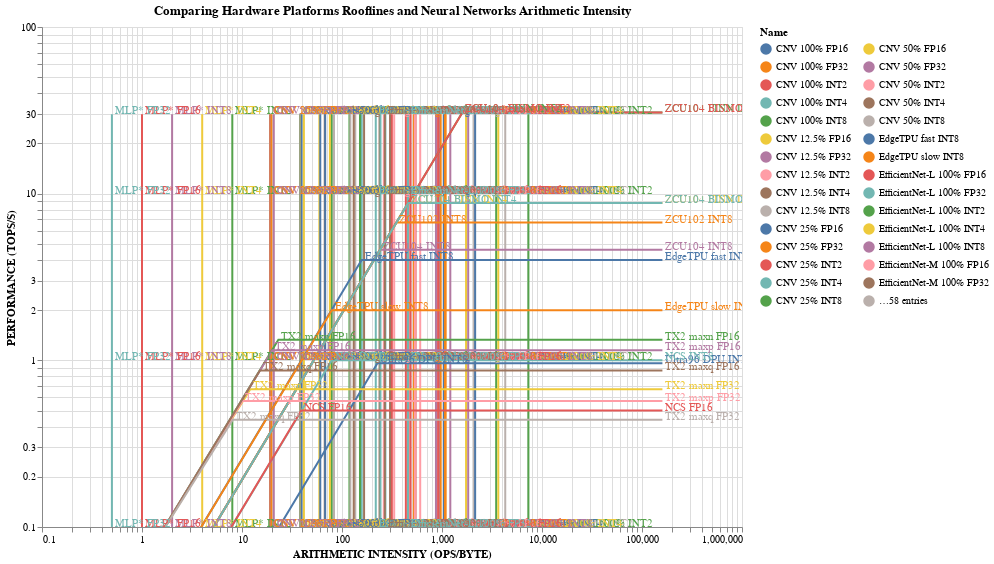

Notebook code cell kept with this figure:
### Markdown cell above
Combining application requirements with hardware platform characteristics can be leveraged for performance predictions using UCB’s roofline models. Using assumptions for where weights, activation tensors, and state of a neural network are stored, combined with the size of the datatypes used, allow us to derive the arithmetic intensity of a neural network during inference. Combined with the roofline for a given hardware platform, we can provide insight as to whether a neural network will be memory or compute bound and guidance for what is theoretically possible in regards to its throughput.

### Code cell
#hide_input
# Run the Rooflines script which processes the data and creates the chart
%run scripts/altair_plots.py
rooflines('imagenet|mnist|cifar')

### Figure 1 — Vega-Lite specification as saved in the notebook (floating-point values rounded to 4 significant figures; data arrays with more than 128 entries replaced by an {"elided": "..."} marker saying what was removed)
{"config": {"view": {"continuousWidth": 400, "continuousHeight": 300}}, "layer": [{"layer": [{"data": {"name": "data-2cc4cd3382f02abe6bd26f5e1c5988f9"}, "mark": {"type": "line", "clip": true}, "encoding": {"color": {"condition": {"type": "nominal", "field": "Name", "selection": "INT2"}, "value": "lightgray"}, "order": {"type": "quantitative", "field": "arith_intens"}, "x": {"type": "quantitative", "field": "arith_intens", "scale": {"domain": [0.1, 160000], "type": "log"}, "title": "ARITHMETIC INTENSITY (OPS/BYTE)"}, "y": {"type": "quantitative", "field": "performance", "scale": {"domain": [0.2, 40], "type": "log"}, "title": "PERFORMANCE (TOPS/S)"}}, "height": 500, "selection": {"INT2": {"type": "single", "fields": ["Hide"], "bind": {"input": "checkbox"}}}, "title": "Comparing Hardware Platforms Rooflines and Neural Networks Arithmetic Intensity", "width": 700}, {"data": {"name": "data-b586e7d76b707c0dd2e27212f4e3807a"}, "mark": {"type": "line", "clip": true}, "encoding": {"color": {"condition": {"type": "nominal", "field": "Name", "selection": "INT4"}, "value": "lightgray"}, "order": {"type": "quantitative", "field": "arith_intens"}, "x": {"type": "quantitative", "field": "arith_intens", "scale": {"domain": [0.1, 160000], "type": "log"}, "title": "ARITHMETIC INTENSITY (OPS/BYTE)"}, "y": {"type": "quantitative", "field": "performance", "scale": {"domain": [0.2, 40], "type": "log"}, "title": "PERFORMANCE (TOPS/S)"}}, "height": 500, "selection": {"INT4": {"type": "single", "fields": ["Hide"], "bind": {"input": "checkbox"}}}, "title": "Comparing Hardware Platforms Rooflines and Neural Networks Arithmetic Intensity", "width": 700}, {"data": {"name": "data-6887972a2442b866ac20686974a9226b"}, "mark": {"type": "line", "clip": true}, "encoding": {"color": {"condition": {"type": "nominal", "field": "Name", "selection": "INT8"}, "value": "lightgray"}, "order": {"type": "quantitative", "field": "arith_intens"}, "x": {"type": "quantitative", "field": "arith_intens", "scale": {"domain": [0.1, 160000], "type": "log"}, "title": "ARITHMETIC INTENSITY (OPS/BYTE)"}, "y": {"type": "quantitative", "field": "performance", "scale": {"domain": [0.2, 40], "type": "log"}, "title": "PERFORMANCE (TOPS/S)"}}, "height": 500, "selection": {"INT8": {"type": "single", "fields": ["Hide"], "bind": {"input": "checkbox"}}}, "title": "Comparing Hardware Platforms Rooflines and Neural Networks Arithmetic Intensity", "width": 700}, {"data": {"name": "data-443b558055de8f59ad7eb3fc52a03227"}, "mark": {"type": "line", "clip": true}, "encoding": {"color": {"condition": {"type": "nominal", "field": "Name", "selection": "FP16"}, "value": "lightgray"}, "order": {"type": "quantitative", "field": "arith_intens"}, "x": {"type": "quantitative", "field": "arith_intens", "scale": {"domain": [0.1, 160000], "type": "log"}, "title": "ARITHMETIC INTENSITY (OPS/BYTE)"}, "y": {"type": "quantitative", "field": "performance", "scale": {"domain": [0.2, 40], "type": "log"}, "title": "PERFORMANCE (TOPS/S)"}}, "height": 500, "selection": {"FP16": {"type": "single", "fields": ["Hide"], "bind": {"input": "checkbox"}}}, "title": "Comparing Hardware Platforms Rooflines and Neural Networks Arithmetic Intensity", "width": 700}, {"data": {"name": "data-418374172fbb8cf21bf0f98b22dda29b"}, "mark": {"type": "line", "clip": true}, "encoding": {"color": {"condition": {"type": "nominal", "field": "Name", "selection": "FP32"}, "value": "lightgray"}, "order": {"type": "quantitative", "field": "arith_intens"}, "x": {"type": "quantitative", "field": "arith_intens", "scale": {"domain": [0.1, 160000], "type": "log"}, "title": "ARITHMETIC INTENSITY (OPS/BYTE)"}, "y": {"type": "quantitative", "field": "performance", "scale": {"domain": [0.2, 40], "type": "log"}, "title": "PERFORMANCE (TOPS/S)"}}, "height": 500, "selection": {"FP32": {"type": "single", "fields": ["Hide"], "bind": {"input": "checkbox"}}}, "title": "Comparing Hardware Platforms Rooflines and Neural Networks Arithmetic Intensity", "width": 700}, {"data": {"name": "data-5552f4bc2ea0b8077236233d9362be7f"}, "mark": {"type": "line", "clip": true}, "encoding": {"color": {"condition": {"type": "nominal", "field": "Name", "selection": "FPGAs  Ultra96  DPU  ZCU  "}, "value": "lightgray"}, "order": {"type": "quantitative", "field": "arith_intens"}, "x": {"type": "quantitative", "field": "arith_intens", "scale": {"domain": [0.1, 160000], "type": "log"}, "title": "ARITHMETIC INTENSITY (OPS/BYTE)"}, "y": {"type": "quantitative", "field": "performance", "scale": {"domain": [0.2, 40], "type": "log"}, "title": "PERFORMANCE (TOPS/S)"}}, "height": 500, "selection": {"FPGAs  Ultra96  DPU  ZCU  ": {"type": "single", "fields": ["Hide"], "bind": {"input": "checkbox"}}}, "title": "Comparing Hardware Platforms Rooflines and Neural Networks Arithmetic Intensity", "width": 700}, {"data": {"name": "data-59f79b70ac26650ee16fb33e419a4cdd"}, "mark": {"type": "line", "clip": true}, "encoding": {"color": {"condition": {"type": "nominal", "field": "Name", "selection": "INVIDIA  TX2  maxn, maxp, maxq  "}, "value": "lightgray"}, "order": {"type": "quantitative", "field": "arith_intens"}, "x": {"type": "quantitative", "field": "arith_intens", "scale": {"domain": [0.1, 160000], "type": "log"}, "title": "ARITHMETIC INTENSITY (OPS/BYTE)"}, "y": {"type": "quantitative", "field": "performance", "scale": {"domain": [0.2, 40], "type": "log"}, "title": "PERFORMANCE (TOPS/S)"}}, "height": 500, "selection": {"INVIDIA  TX2  maxn, maxp, maxq  ": {"type": "single", "fields": ["Hide"], "bind": {"input": "checkbox"}}}, "title": "Comparing Hardware Platforms Rooflines and Neural Networks Arithmetic Intensity", "width": 700}, {"data": {"name": "data-92df3446d2c065332553eb9ffb7dae17"}, "mark": {"type": "line", "clip": true}, "encoding": {"color": {"condition": {"type": "nominal", "field": "Name", "selection": "GOOGLE  EdgeTPU, fast, slow  "}, "value": "lightgray"}, "order": {"type": "quantitative", "field": "arith_intens"}, "x": {"type": "quantitative", "field": "arith_intens", "scale": {"domain": [0.1, 160000], "type": "log"}, "title": "ARITHMETIC INTENSITY (OPS/BYTE)"}, "y": {"type": "quantitative", "field": "performance", "scale": {"domain": [0.2, 40], "type": "log"}, "title": "PERFORMANCE (TOPS/S)"}}, "height": 500, "selection": {"GOOGLE  EdgeTPU, fast, slow  ": {"type": "single", "fields": ["Hide"], "bind": {"input": "checkbox"}}}, "title": "Comparing Hardware Platforms Rooflines and Neural Networks Arithmetic Intensity", "width": 700}, {"data": {"name": "data-3745a47dbf1f6c5f2af65983be61a8e2"}, "mark": {"type": "line", "clip": true}, "encoding": {"color": {"condition": {"type": "nominal", "field": "Name", "selection": "INTEL  NCS  "}, "value": "lightgray"}, "order": {"type": "quantitative", "field": "arith_intens"}, "x": {"type": "quantitative", "field": "arith_intens", "scale": {"domain": [0.1, 160000], "type": "log"}, "title": "ARITHMETIC INTENSITY (OPS/BYTE)"}, "y": {"type": "quantitative", "field": "performance", "scale": {"domain": [0.2, 40], "type": "log"}, "title": "PERFORMANCE (TOPS/S)"}}, "height": 500, "selection": {"INTEL  NCS  ": {"type": "single", "fields": ["Hide"], "bind": {"input": "checkbox"}}}, "title": "Comparing Hardware Platforms Rooflines and Neural Networks Arithmetic Intensity", "width": 700}]}, {"mark": {"type": "point", "clip": true}, "encoding": {"opacity": {"value": 0}, "x": {"type": "quantitative", "field": "arith_intens"}, "y": {"type": "quantitative", "field": "performance"}}, "selection": {"selector004": {"type": "single", "nearest": true, "on": "mouseover", "fields": ["arith_intens"]}}}, {"mark": {"type": "text", "align": "left", "clip": true, "dx": 3, "dy": -3}, "encoding": {"color": {"type": "nominal", "field": "Name", "legend": {"columns": 2}}, "text": {"condition": {"type": "nominal", "field": "Name", "selection": "selector004"}, "value": " "}, "x": {"type": "quantitative", "field": "arith_intens"}, "y": {"type": "quantitative", "field": "performance"}}, "selection": {"selector003": {"type": "interval", "bind": "scales", "encodings": ["x", "y"]}}}], "data": {"name": "data-7ee4fbe0a171add3b146cf18f694449f"}, "height": 500, "width": 700, "$schema": "https://vega.github.io/schema/vega-lite/v4.8.1.json", "datasets": {"data-7ee4fbe0a171add3b146cf18f694449f": {"elided": "331 records"}, "data-2cc4cd3382f02abe6bd26f5e1c5988f9": [{"Name": "GoogLeNetv1 100% INT2", "arith_intens": "2093.97", "performance": 30.0}, {"Name": "MobileNetv1 100% INT2", "arith_intens": "1075.47", "performance": 30.0}, {"Name": "ResNet-50 100% INT2", "arith_intens": "1210.84", "performance": 30.0}, {"Name": "ResNet-50 80% INT2", "arith_intens": "1086.59", "performance": 30.0}, {"Name": "ResNet-50 50% INT2", "arith_intens": "949.85", "performance": 30.0}, {"Name": "ResNet-50 30% INT2", "arith_intens": "970.16", "performance": 30.0}, {"Name": "EfficientNet-S 100% INT2", "arith_intens": "3481.48", "performance": 30.0}, {"Name": "EfficientNet-M 100% INT2", "arith_intens": "4289.86", "performance": 30.0}, {"Name": "EfficientNet-L 100% INT2", "arith_intens": "7313.21", "performance": 30.0}, {"Name": "CNV 100% INT2", "arith_intens": "304.95", "performance": 30.0}, {"Name": "CNV 50% INT2", "arith_intens": "308.32", "performance": 30.0}, {"Name": "CNV 25% INT2", "arith_intens": "315.01", "performance": 30.0}, {"Name": "CNV 12.5% INT2", "arith_intens": "332.61", "performance": 30.0}, {"Name": "MLP* INT2", "arith_intens": "8", "performance": 30.0}, {"Name": "GoogLeNetv1 100% INT2", "arith_intens": "2093.97", "performance": 1.0}, {"Name": "MobileNetv1 100% INT2", "arith_intens": "1075.47", "performance": 1.0}, {"Name": "ResNet-50 100% INT2", "arith_intens": "1210.84", "performance": 1.0}, {"Name": "ResNet-50 80% INT2", "arith_intens": "1086.59", "performance": 1.0}, {"Name": "ResNet-50 50% INT2", "arith_intens": "949.85", "performance": 1.0}, {"Name": "ResNet-50 30% INT2", "arith_intens": "970.16", "performance": 1.0}, {"Name": "EfficientNet-S 100% INT2", "arith_intens": "3481.48", "performance": 1.0}, {"Name": "EfficientNet-M 100% INT2", "arith_intens": "4289.86", "performance": 1.0}, {"Name": "EfficientNet-L 100% INT2", "arith_intens": "7313.21", "performance": 1.0}, {"Name": "CNV 100% INT2", "arith_intens": "304.95", "performance": 1.0}, {"Name": "CNV 50% INT2", "arith_intens": "308.32", "performance": 1.0}, {"Name": "CNV 25% INT2", "arith_intens": "315.01", "performance": 1.0}, {"Name": "CNV 12.5% INT2", "arith_intens": "332.61", "performance": 1.0}, {"Name": "MLP* INT2", "arith_intens": "8", "performance": 1.0}, {"Name": "GoogLeNetv1 100% INT2", "arith_intens": "2093.97", "performance": 10.0}, {"Name": "MobileNetv1 100% INT2", "arith_intens": "1075.47", "performance": 10.0}, {"Name": "ResNet-50 100% INT2", "arith_intens": "1210.84", "performance": 10.0}, {"Name": "ResNet-50 80% INT2", "arith_intens": "1086.59", "performance": 10.0}, {"Name": "ResNet-50 50% INT2", "arith_intens": "949.85", "performance": 10.0}, {"Name": "ResNet-50 30% INT2", "arith_intens": "970.16", "performance": 10.0}, {"Name": "EfficientNet-S 100% INT2", "arith_intens": "3481.48", "performance": 10.0}, {"Name": "EfficientNet-M 100% INT2", "arith_intens": "4289.86", "performance": 10.0}, {"Name": "EfficientNet-L 100% INT2", "arith_intens": "7313.21", "performance": 10.0}, {"Name": "CNV 100% INT2", "arith_intens": "304.95", "performance": 10.0}, {"Name": "CNV 50% INT2", "arith_intens": "308.32", "performance": 10.0}, {"Name": "CNV 25% INT2", "arith_intens": "315.01", "performance": 10.0}, {"Name": "CNV 12.5% INT2", "arith_intens": "332.61", "performance": 10.0}, {"Name": "MLP* INT2", "arith_intens": "8", "performance": 10.0}, {"Name": "GoogLeNetv1 100% INT2", "arith_intens": "2093.97", "performance": 0.1}, {"Name": "MobileNetv1 100% INT2", "arith_intens": "1075.47", "performance": 0.1}, {"Name": "ResNet-50 100% INT2", "arith_intens": "1210.84", "performance": 0.1}, {"Name": "ResNet-50 80% INT2", "arith_intens": "1086.59", "performance": 0.1}, {"Name": "ResNet-50 50% INT2", "arith_intens": "949.85", "performance": 0.1}, {"Name": "ResNet-50 30% INT2", "arith_intens": "970.16", "performance": 0.1}, {"Name": "EfficientNet-S 100% INT2", "arith_intens": "3481.48", "performance": 0.1}, {"Name": "EfficientNet-M 100% INT2", "arith_intens": "4289.86", "performance": 0.1}, {"Name": "EfficientNet-L 100% INT2", "arith_intens": "7313.21", "performance": 0.1}, {"Name": "CNV 100% INT2", "arith_intens": "304.95", "performance": 0.1}, {"Name": "CNV 50% INT2", "arith_intens": "308.32", "performance": 0.1}, {"Name": "CNV 25% INT2", "arith_intens": "315.01", "performance": 0.1}, {"Name": "CNV 12.5% INT2", "arith_intens": "332.61", "performance": 0.1}, {"Name": "MLP* INT2", "arith_intens": "8", "performance": 0.1}], "data-b586e7d76b707c0dd2e27212f4e3807a": [{"Name": "GoogLeNetv1 100% INT4", "arith_intens": "1046.99", "performance": 30.0}, {"Name": "MobileNetv1 100% INT4", "arith_intens": "537.74", "performance": 30.0}, {"Name": "ResNet-50 100% INT4", "arith_intens": "605.42", "performance": 30.0}, {"Name": "ResNet-50 80% INT4", "arith_intens": "543.3", "performance": 30.0}, {"Name": "ResNet-50 50% INT4", "arith_intens": "474.93", "performance": 30.0}, {"Name": "ResNet-50 30% INT4", "arith_intens": "485.08", "performance": 30.0}, {"Name": "EfficientNet-S 100% INT4", "arith_intens": "1740.74", "performance": 30.0}, {"Name": "EfficientNet-M 100% INT4", "arith_intens": "2144.93", "performance": 30.0}, {"Name": "EfficientNet-L 100% INT4", "arith_intens": "3656.6", "performance": 30.0}, {"Name": "CNV 100% INT4", "arith_intens": "152.48", "performance": 30.0}, {"Name": "CNV 50% INT4", "arith_intens": "154.16", "performance": 30.0}, {"Name": "CNV 25% INT4", "arith_intens": "157.51", "performance": 30.0}, {"Name": "CNV 12.5% INT4", "arith_intens": "166.3", "performance": 30.0}, {"Name": "MLP* INT4", "arith_intens": "4", "performance": 30.0}, {"Name": "GoogLeNetv1 100% INT4", "arith_intens": "1046.99", "performance": 1.0}, {"Name": "MobileNetv1 100% INT4", "arith_intens": "537.74", "performance": 1.0}, {"Name": "ResNet-50 100% INT4", "arith_intens": "605.42", "performance": 1.0}, {"Name": "ResNet-50 80% INT4", "arith_intens": "543.3", "performance": 1.0}, {"Name": "ResNet-50 50% INT4", "arith_intens": "474.93", "performance": 1.0}, {"Name": "ResNet-50 30% INT4", "arith_intens": "485.08", "performance": 1.0}, {"Name": "EfficientNet-S 100% INT4", "arith_intens": "1740.74", "performance": 1.0}, {"Name": "EfficientNet-M 100% INT4", "arith_intens": "2144.93", "performance": 1.0}, {"Name": "EfficientNet-L 100% INT4", "arith_intens": "3656.6", "performance": 1.0}, {"Name": "CNV 100% INT4", "arith_intens": "152.48", "performance": 1.0}, {"Name": "CNV 50% INT4", "arith_intens": "154.16", "performance": 1.0}, {"Name": "CNV 25% INT4", "arith_intens": "157.51", "performance": 1.0}, {"Name": "CNV 12.5% INT4", "arith_intens": "166.3", "performance": 1.0}, {"Name": "MLP* INT4", "arith_intens": "4", "performance": 1.0}, {"Name": "GoogLeNetv1 100% INT4", "arith_intens": "1046.99", "performance": 10.0}, {"Name": "MobileNetv1 100% INT4", "arith_intens": "537.74", "performance": 10.0}, {"Name": "ResNet-50 100% INT4", "arith_intens": "605.42", "performance": 10.0}, {"Name": "ResNet-50 80% INT4", "arith_intens": "543.3", "performance": 10.0}, {"Name": "ResNet-50 50% INT4", "arith_intens": "474.93", "performance": 10.0}, {"Name": "ResNet-50 30% INT4", "arith_intens": "485.08", "performance": 10.0}, {"Name": "EfficientNet-S 100% INT4", "arith_intens": "1740.74", "performance": 10.0}, {"Name": "EfficientNet-M 100% INT4", "arith_intens": "2144.93", "performance": 10.0}, {"Name": "EfficientNet-L 100% INT4", "arith_intens": "3656.6", "performance": 10.0}, {"Name": "CNV 100% INT4", "arith_intens": "152.48", "performance": 10.0}, {"Name": "CNV 50% INT4", "arith_intens": "154.16", "performance": 10.0}, {"Name": "CNV 25% INT4", "arith_intens": "157.51", "performance": 10.0}, {"Name": "CNV 12.5% INT4", "arith_intens": "166.3", "performance": 10.0}, {"Name": "MLP* INT4", "arith_intens": "4", "performance": 10.0}, {"Name": "GoogLeNetv1 100% INT4", "arith_intens": "1046.99", "performance": 0.1}, {"Name": "MobileNetv1 100% INT4", "arith_intens": "537.74", "performance": 0.1}, {"Name": "ResNet-50 100% INT4", "arith_intens": "605.42", "performance": 0.1}, {"Name": "ResNet-50 80% INT4", "arith_intens": "543.3", "performance": 0.1}, {"Name": "ResNet-50 50% INT4", "arith_intens": "474.93", "performance": 0.1}, {"Name": "ResNet-50 30% INT4", "arith_intens": "485.08", "performance": 0.1}, {"Name": "EfficientNet-S 100% INT4", "arith_intens": "1740.74", "performance": 0.1}, {"Name": "EfficientNet-M 100% INT4", "arith_intens": "2144.93", "performance": 0.1}, {"Name": "EfficientNet-L 100% INT4", "arith_intens": "3656.6", "performance": 0.1}, {"Name": "CNV 100% INT4", "arith_intens": "152.48", "performance": 0.1}, {"Name": "CNV 50% INT4", "arith_intens": "154.16", "performance": 0.1}, {"Name": "CNV 25% INT4", "arith_intens": "157.51", "performance": 0.1}, {"Name": "CNV 12.5% INT4", "arith_intens": "166.3", "performance": 0.1}, {"Name": "MLP* INT4", "arith_intens": "4", "performance": 0.1}], "data-6887972a2442b866ac20686974a9226b": [{"Name": "GoogLeNetv1 100% INT8", "arith_intens": "523.49", "performance": 30.0}, {"Name": "MobileNetv1 100% INT8", "arith_intens": "268.87", "performance": 30.0}, {"Name": "ResNet-50 100% INT8", "arith_intens": "302.71", "performance": 30.0}, {"Name": "ResNet-50 80% INT8", "arith_intens": "271.65", "performance": 30.0}, {"Name": "ResNet-50 50% INT8", "arith_intens": "237.46", "performance": 30.0}, {"Name": "ResNet-50 30% INT8", "arith_intens": "242.54", "performance": 30.0}, {"Name": "EfficientNet-S 100% INT8", "arith_intens": "870.37", "performance": 30.0}, {"Name": "EfficientNet-M 100% INT8", "arith_intens": "1072.46", "performance": 30.0}, {"Name": "EfficientNet-L 100% INT8", "arith_intens": "1828.3", "performance": 30.0}, {"Name": "CNV 100% INT8", "arith_intens": "76.24", "performance": 30.0}, {"Name": "CNV 50% INT8", "arith_intens": "77.08", "performance": 30.0}, {"Name": "CNV 25% INT8", "arith_intens": "78.75", "performance": 30.0}, {"Name": "CNV 12.5% INT8", "arith_intens": "83.15", "performance": 30.0}, {"Name": "MLP* INT8", "arith_intens": "2", "performance": 30.0}, {"Name": "GoogLeNetv1 100% INT8", "arith_intens": "523.49", "performance": 1.0}, {"Name": "MobileNetv1 100% INT8", "arith_intens": "268.87", "performance": 1.0}, {"Name": "ResNet-50 100% INT8", "arith_intens": "302.71", "performance": 1.0}, {"Name": "ResNet-50 80% INT8", "arith_intens": "271.65", "performance": 1.0}, {"Name": "ResNet-50 50% INT8", "arith_intens": "237.46", "performance": 1.0}, {"Name": "ResNet-50 30% INT8", "arith_intens": "242.54", "performance": 1.0}, {"Name": "EfficientNet-S 100% INT8", "arith_intens": "870.37", "performance": 1.0}, {"Name": "EfficientNet-M 100% INT8", "arith_intens": "1072.46", "performance": 1.0}, {"Name": "EfficientNet-L 100% INT8", "arith_intens": "1828.3", "performance": 1.0}, {"Name": "CNV 100% INT8", "arith_intens": "76.24", "performance": 1.0}, {"Name": "CNV 50% INT8", "arith_intens": "77.08", "performance": 1.0}, {"Name": "CNV 25% INT8", "arith_intens": "78.75", "performance": 1.0}, {"Name": "CNV 12.5% INT8", "arith_intens": "83.15", "performance": 1.0}, {"Name": "MLP* INT8", "arith_intens": "2", "performance": 1.0}, {"Name": "GoogLeNetv1 100% INT8", "arith_intens": "523.49", "performance": 10.0}, {"Name": "MobileNetv1 100% INT8", "arith_intens": "268.87", "performance": 10.0}, {"Name": "ResNet-50 100% INT8", "arith_intens": "302.71", "performance": 10.0}, {"Name": "ResNet-50 80% INT8", "arith_intens": "271.65", "performance": 10.0}, {"Name": "ResNet-50 50% INT8", "arith_intens": "237.46", "performance": 10.0}, {"Name": "ResNet-50 30% INT8", "arith_intens": "242.54", "performance": 10.0}, {"Name": "EfficientNet-S 100% INT8", "arith_intens": "870.37", "performance": 10.0}, {"Name": "EfficientNet-M 100% INT8", "arith_intens": "1072.46", "performance": 10.0}, {"Name": "EfficientNet-L 100% INT8", "arith_intens": "1828.3", "performance": 10.0}, {"Name": "CNV 100% INT8", "arith_intens": "76.24", "performance": 10.0}, {"Name": "CNV 50% INT8", "arith_intens": "77.08", "performance": 10.0}, {"Name": "CNV 25% INT8", "arith_intens": "78.75", "performance": 10.0}, {"Name": "CNV 12.5% INT8", "arith_intens": "83.15", "performance": 10.0}, {"Name": "MLP* INT8", "arith_intens": "2", "performance": 10.0}, {"Name": "GoogLeNetv1 100% INT8", "arith_intens": "523.49", "performance": 0.1}, {"Name": "MobileNetv1 100% INT8", "arith_intens": "268.87", "performance": 0.1}, {"Name": "ResNet-50 100% INT8", "arith_intens": "302.71", "performance": 0.1}, {"Name": "ResNet-50 80% INT8", "arith_intens": "271.65", "performance": 0.1}, {"Name": "ResNet-50 50% INT8", "arith_intens": "237.46", "performance": 0.1}, {"Name": "ResNet-50 30% INT8", "arith_intens": "242.54", "performance": 0.1}, {"Name": "EfficientNet-S 100% INT8", "arith_intens": "870.37", "performance": 0.1}, {"Name": "EfficientNet-M 100% INT8", "arith_intens": "1072.46", "performance": 0.1}, {"Name": "EfficientNet-L 100% INT8", "arith_intens": "1828.3", "performance": 0.1}, {"Name": "CNV 100% INT8", "arith_intens": "76.24", "performance": 0.1}, {"Name": "CNV 50% INT8", "arith_intens": "77.08", "performance": 0.1}, {"Name": "CNV 25% INT8", "arith_intens": "78.75", "performance": 0.1}, {"Name": "CNV 12.5% INT8", "arith_intens": "83.15", "performance": 0.1}, {"Name": "MLP* INT8", "arith_intens": "2", "performance": 0.1}], "data-443b558055de8f59ad7eb3fc52a03227": [{"Name": "GoogLeNetv1 100% FP16", "arith_intens": "261.75", "performance": 30.0}, {"Name": "MobileNetv1 100% FP16", "arith_intens": "134.43", "performance": 30.0}, {"Name": "ResNet-50 100% FP16", "arith_intens": "151.36", "performance": 30.0}, {"Name": "ResNet-50 80% FP16", "arith_intens": "135.82", "performance": 30.0}, {"Name": "ResNet-50 50% FP16", "arith_intens": "118.73", "performance": 30.0}, {"Name": "ResNet-50 30% FP16", "arith_intens": "121.27", "performance": 30.0}, {"Name": "EfficientNet-S 100% FP16", "arith_intens": "435.18", "performance": 30.0}, {"Name": "EfficientNet-M 100% FP16", "arith_intens": "536.23", "performance": 30.0}, {"Name": "EfficientNet-L 100% FP16", "arith_intens": "914.15", "performance": 30.0}, {"Name": "CNV 100% FP16", "arith_intens": "38.12", "performance": 30.0}, {"Name": "CNV 50% FP16", "arith_intens": "38.54", "performance": 30.0}, {"Name": "CNV 25% FP16", "arith_intens": "39.38", "performance": 30.0}, {"Name": "CNV 12.5% FP16", "arith_intens": "41.58", "performance": 30.0}, {"Name": "MLP* FP16", "arith_intens": "1", "performance": 30.0}, {"Name": "GoogLeNetv1 100% FP16", "arith_intens": "261.75", "performance": 1.0}, {"Name": "MobileNetv1 100% FP16", "arith_intens": "134.43", "performance": 1.0}, {"Name": "ResNet-50 100% FP16", "arith_intens": "151.36", "performance": 1.0}, {"Name": "ResNet-50 80% FP16", "arith_intens": "135.82", "performance": 1.0}, {"Name": "ResNet-50 50% FP16", "arith_intens": "118.73", "performance": 1.0}, {"Name": "ResNet-50 30% FP16", "arith_intens": "121.27", "performance": 1.0}, {"Name": "EfficientNet-S 100% FP16", "arith_intens": "435.18", "performance": 1.0}, {"Name": "EfficientNet-M 100% FP16", "arith_intens": "536.23", "performance": 1.0}, {"Name": "EfficientNet-L 100% FP16", "arith_intens": "914.15", "performance": 1.0}, {"Name": "CNV 100% FP16", "arith_intens": "38.12", "performance": 1.0}, {"Name": "CNV 50% FP16", "arith_intens": "38.54", "performance": 1.0}, {"Name": "CNV 25% FP16", "arith_intens": "39.38", "performance": 1.0}, {"Name": "CNV 12.5% FP16", "arith_intens": "41.58", "performance": 1.0}, {"Name": "MLP* FP16", "arith_intens": "1", "performance": 1.0}, {"Name": "GoogLeNetv1 100% FP16", "arith_intens": "261.75", "performance": 10.0}, {"Name": "MobileNetv1 100% FP16", "arith_intens": "134.43", "performance": 10.0}, {"Name": "ResNet-50 100% FP16", "arith_intens": "151.36", "performance": 10.0}, {"Name": "ResNet-50 80% FP16", "arith_intens": "135.82", "performance": 10.0}, {"Name": "ResNet-50 50% FP16", "arith_intens": "118.73", "performance": 10.0}, {"Name": "ResNet-50 30% FP16", "arith_intens": "121.27", "performance": 10.0}, {"Name": "EfficientNet-S 100% FP16", "arith_intens": "435.18", "performance": 10.0}, {"Name": "EfficientNet-M 100% FP16", "arith_intens": "536.23", "performance": 10.0}, {"Name": "EfficientNet-L 100% FP16", "arith_intens": "914.15", "performance": 10.0}, {"Name": "CNV 100% FP16", "arith_intens": "38.12", "performance": 10.0}, {"Name": "CNV 50% FP16", "arith_intens": "38.54", "performance": 10.0}, {"Name": "CNV 25% FP16", "arith_intens": "39.38", "performance": 10.0}, {"Name": "CNV 12.5% FP16", "arith_intens": "41.58", "performance": 10.0}, {"Name": "MLP* FP16", "arith_intens": "1", "performance": 10.0}, {"Name": "GoogLeNetv1 100% FP16", "arith_intens": "261.75", "performance": 0.1}, {"Name": "MobileNetv1 100% FP16", "arith_intens": "134.43", "performance": 0.1}, {"Name": "ResNet-50 100% FP16", "arith_intens": "151.36", "performance": 0.1}, {"Name": "ResNet-50 80% FP16", "arith_intens": "135.82", "performance": 0.1}, {"Name": "ResNet-50 50% FP16", "arith_intens": "118.73", "performance": 0.1}, {"Name": "ResNet-50 30% FP16", "arith_intens": "121.27", "performance": 0.1}, {"Name": "EfficientNet-S 100% FP16", "arith_intens": "435.18", "performance": 0.1}, {"Name": "EfficientNet-M 100% FP16", "arith_intens": "536.23", "performance": 0.1}, {"Name": "EfficientNet-L 100% FP16", "arith_intens": "914.15", "performance": 0.1}, {"Name": "CNV 100% FP16", "arith_intens": "38.12", "performance": 0.1}, {"Name": "CNV 50% FP16", "arith_intens": "38.54", "performance": 0.1}, {"Name": "CNV 25% FP16", "arith_intens": "39.38", "performance": 0.1}, {"Name": "CNV 12.5% FP16", "arith_intens": "41.58", "performance": 0.1}, {"Name": "MLP* FP16", "arith_intens": "1", "performance": 0.1}], "data-418374172fbb8cf21bf0f98b22dda29b": [{"Name": "GoogLeNetv1 100% FP32", "arith_intens": "130.87", "performance": 30.0}, {"Name": "MobileNetv1 100% FP32", "arith_intens": "67.22", "performance": 30.0}, {"Name": "ResNet-50 100% FP32", "arith_intens": "75.68", "performance": 30.0}, {"Name": "ResNet-50 80% FP32", "arith_intens": "67.91", "performance": 30.0}, {"Name": "ResNet-50 50% FP32", "arith_intens": "59.37", "performance": 30.0}, {"Name": "ResNet-50 30% FP32", "arith_intens": "60.64", "performance": 30.0}, {"Name": "EfficientNet-S 100% FP32", "arith_intens": "217.59", "performance": 30.0}, {"Name": "EfficientNet-M 100% FP32", "arith_intens": "268.12", "performance": 30.0}, {"Name": "EfficientNet-L 100% FP32", "arith_intens": "457.08", "performance": 30.0}, {"Name": "CNV 100% FP32", "arith_intens": "19.06", "performance": 30.0}, {"Name": "CNV 50% FP32", "arith_intens": "19.27", "performance": 30.0}, {"Name": "CNV 25% FP32", "arith_intens": "19.69", "performance": 30.0}, {"Name": "CNV 12.5% FP32", "arith_intens": "20.79", "performance": 30.0}, {"Name": "MLP* FP32", "arith_intens": "0.5", "performance": 30.0}, {"Name": "GoogLeNetv1 100% FP32", "arith_intens": "130.87", "performance": 1.0}, {"Name": "MobileNetv1 100% FP32", "arith_intens": "67.22", "performance": 1.0}, {"Name": "ResNet-50 100% FP32", "arith_intens": "75.68", "performance": 1.0}, {"Name": "ResNet-50 80% FP32", "arith_intens": "67.91", "performance": 1.0}, {"Name": "ResNet-50 50% FP32", "arith_intens": "59.37", "performance": 1.0}, {"Name": "ResNet-50 30% FP32", "arith_intens": "60.64", "performance": 1.0}, {"Name": "EfficientNet-S 100% FP32", "arith_intens": "217.59", "performance": 1.0}, {"Name": "EfficientNet-M 100% FP32", "arith_intens": "268.12", "performance": 1.0}, {"Name": "EfficientNet-L 100% FP32", "arith_intens": "457.08", "performance": 1.0}, {"Name": "CNV 100% FP32", "arith_intens": "19.06", "performance": 1.0}, {"Name": "CNV 50% FP32", "arith_intens": "19.27", "performance": 1.0}, {"Name": "CNV 25% FP32", "arith_intens": "19.69", "performance": 1.0}, {"Name": "CNV 12.5% FP32", "arith_intens": "20.79", "performance": 1.0}, {"Name": "MLP* FP32", "arith_intens": "0.5", "performance": 1.0}, {"Name": "GoogLeNetv1 100% FP32", "arith_intens": "130.87", "performance": 10.0}, {"Name": "MobileNetv1 100% FP32", "arith_intens": "67.22", "performance": 10.0}, {"Name": "ResNet-50 100% FP32", "arith_intens": "75.68", "performance": 10.0}, {"Name": "ResNet-50 80% FP32", "arith_intens": "67.91", "performance": 10.0}, {"Name": "ResNet-50 50% FP32", "arith_intens": "59.37", "performance": 10.0}, {"Name": "ResNet-50 30% FP32", "arith_intens": "60.64", "performance": 10.0}, {"Name": "EfficientNet-S 100% FP32", "arith_intens": "217.59", "performance": 10.0}, {"Name": "EfficientNet-M 100% FP32", "arith_intens": "268.12", "performance": 10.0}, {"Name": "EfficientNet-L 100% FP32", "arith_intens": "457.08", "performance": 10.0}, {"Name": "CNV 100% FP32", "arith_intens": "19.06", "performance": 10.0}, {"Name": "CNV 50% FP32", "arith_intens": "19.27", "performance": 10.0}, {"Name": "CNV 25% FP32", "arith_intens": "19.69", "performance": 10.0}, {"Name": "CNV 12.5% FP32", "arith_intens": "20.79", "performance": 10.0}, {"Name": "MLP* FP32", "arith_intens": "0.5", "performance": 10.0}, {"Name": "GoogLeNetv1 100% FP32", "arith_intens": "130.87", "performance": 0.1}, {"Name": "MobileNetv1 100% FP32", "arith_intens": "67.22", "performance": 0.1}, {"Name": "ResNet-50 100% FP32", "arith_intens": "75.68", "performance": 0.1}, {"Name": "ResNet-50 80% FP32", "arith_intens": "67.91", "performance": 0.1}, {"Name": "ResNet-50 50% FP32", "arith_intens": "59.37", "performance": 0.1}, {"Name": "ResNet-50 30% FP32", "arith_intens": "60.64", "performance": 0.1}, {"Name": "EfficientNet-S 100% FP32", "arith_intens": "217.59", "performance": 0.1}, {"Name": "EfficientNet-M 100% FP32", "arith_intens": "268.12", "performance": 0.1}, {"Name": "EfficientNet-L 100% FP32", "arith_intens": "457.08", "performance": 0.1}, {"Name": "CNV 100% FP32", "arith_intens": "19.06", "performance": 0.1}, {"Name": "CNV 50% FP32", "arith_intens": "19.27", "performance": 0.1}, {"Name": "CNV 25% FP32", "arith_intens": "19.69", "performance": 0.1}, {"Name": "CNV 12.5% FP32", "arith_intens": "20.79", "performance": 0.1}, {"Name": "MLP* FP32", "arith_intens": "0.5", "performance": 0.1}], "data-5552f4bc2ea0b8077236233d9362be7f": [{"Name": "Ultra96 DPU INT8", "arith_intens": 12.1, "performance": 0.05155}, {"Name": "Ultra96 DPU INT8", "arith_intens": 226.1, "performance": 0.96}, {"Name": "Ultra96 DPU INT8", "arith_intens": 160000, "performance": 0.96}, {"Name": "ZCU104 INT8", "arith_intens": 3.1, "performance": 0.05952}, {"Name": "ZCU104 INT8", "arith_intens": 240.1, "performance": 4.6}, {"Name": "ZCU104 INT8", "arith_intens": 160000, "performance": 4.6}, {"Name": "ZCU102 INT8", "arith_intens": 3.1, "performance": 0.05952}, {"Name": "ZCU102 INT8", "arith_intens": 350.1, "performance": 6.71}, {"Name": "ZCU102 INT8", "arith_intens": 160000, "performance": 6.71}, {"Name": "ZCU104 FINN INT2", "arith_intens": 3.1, "performance": 0.05952}, {"Name": "ZCU104 FINN INT2", "arith_intens": 1599.0, "performance": 30.7}, {"Name": "ZCU104 FINN INT2", "arith_intens": 160000, "performance": 30.7}, {"Name": "ZCU104 FINN INT4", "arith_intens": 3.1, "performance": 0.05952}, {"Name": "ZCU104 FINN INT4", "arith_intens": 459.1, "performance": 8.8}, {"Name": "ZCU104 FINN INT4", "arith_intens": 160000, "performance": 8.8}, {"Name": "ZCU104 BISMO INT2", "arith_intens": 3.1, "performance": 0.05952}, {"Name": "ZCU104 BISMO INT2", "arith_intens": 1599.0, "performance": 30.7}, {"Name": "ZCU104 BISMO INT2", "arith_intens": 160000, "performance": 30.7}, {"Name": "ZCU104 BISMO INT4", "arith_intens": 3.1, "performance": 0.05952}, {"Name": "ZCU104 BISMO INT4", "arith_intens": 459.1, "performance": 8.8}, {"Name": "ZCU104 BISMO INT4", "arith_intens": 160000, "performance": 8.8}], "data-59f79b70ac26650ee16fb33e419a4cdd": [{"Name": "TX2 maxn FP16", "arith_intens": 1.1, "performance": 0.06567}, {"Name": "TX2 maxn FP16", "arith_intens": 23.1, "performance": 1.33}, {"Name": "TX2 maxn FP16", "arith_intens": 160000, "performance": 1.33}, {"Name": "TX2 maxn FP32", "arith_intens": 1.1, "performance": 0.06567}, {"Name": "TX2 maxn FP32", "arith_intens": 12.1, "performance": 0.67}, {"Name": "TX2 maxn FP32", "arith_intens": 160000, "performance": 0.67}, {"Name": "TX2 maxp FP16", "arith_intens": 1.1, "performance": 0.06567}, {"Name": "TX2 maxp FP16", "arith_intens": 20.1, "performance": 1.15}, {"Name": "TX2 maxp FP16", "arith_intens": 160000, "performance": 1.15}, {"Name": "TX2 maxp FP32", "arith_intens": 1.1, "performance": 0.06567}, {"Name": "TX2 maxp FP32", "arith_intens": 10.1, "performance": 0.57}, {"Name": "TX2 maxp FP32", "arith_intens": 160000, "performance": 0.57}, {"Name": "TX2 maxq FP16", "arith_intens": 1.1, "performance": 0.06567}, {"Name": "TX2 maxq FP16", "arith_intens": 15.1, "performance": 0.87}, {"Name": "TX2 maxq FP16", "arith_intens": 160000, "performance": 0.87}, {"Name": "TX2 maxq FP32", "arith_intens": 1.1, "performance": 0.06567}, {"Name": "TX2 maxq FP32", "arith_intens": 8.1, "performance": 0.44}, {"Name": "TX2 maxq FP32", "arith_intens": 160000, "performance": 0.44}], "data-92df3446d2c065332553eb9ffb7dae17": [{"Name": "EdgeTPU fast INT8", "arith_intens": 2.1, "performance": 0.05376}, {"Name": "EdgeTPU fast INT8", "arith_intens": 157.1, "performance": 4.0}, {"Name": "EdgeTPU fast INT8", "arith_intens": 160000, "performance": 4.0}, {"Name": "EdgeTPU slow INT8", "arith_intens": 2.1, "performance": 0.05376}, {"Name": "EdgeTPU slow INT8", "arith_intens": 79.1, "performance": 2.0}, {"Name": "EdgeTPU slow INT8", "arith_intens": 160000, "performance": 2.0}], "data-3745a47dbf1f6c5f2af65983be61a8e2": [{"Name": "NCS INT8", "arith_intens": 4.1, "performance": 0.05248}, {"Name": "NCS INT8", "arith_intens": 79.1, "performance": 1.0}, {"Name": "NCS INT8", "arith_intens": 160000, "performance": 1.0}, {"Name": "NCS FP16", "arith_intens": 4.1, "performance": 0.05248}, {"Name": "NCS FP16", "arith_intens": 39.1, "performance": 0.5}, {"Name": "NCS FP16", "arith_intens": 160000, "performance": 0.5}]}}
